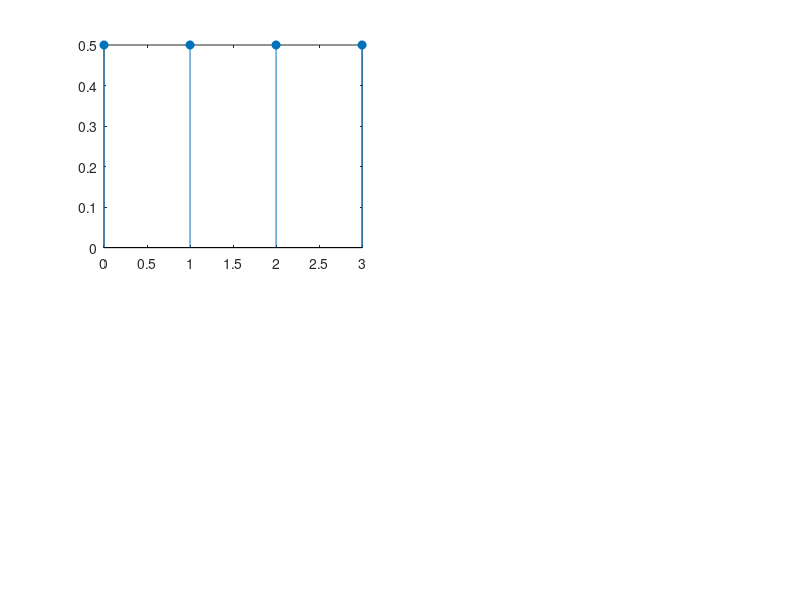

Write the MATLAB code that produced this figure. (Note: this script raises an error after producing the figure.)
%% Sample 8-4
%% 離散コサイン変換
% 基底画像
% 
% 画像処理特論
% 
% 村松 正吾 
% 
% 動作確認: MATLAB R2023a
%% Discrete cosine transform
% Basis images
% 
% Advanced Topics in Image Processing
% 
% Shogo MURAMATSU
% 
% Verified: MATLAB R2023a
% 準備
% (Preparation)

close all
% DCT点数
% (DCT points)

nPoints = 4;
% DCT基底ベクトルの抽出
% (Extraction of DCT basis vectors)
% 
% $$[\mathbf{C}_M]_{k,n}=\sqrt{\frac{2}{M}} \alpha_k\cos\frac{k(n+1∕2)\pi}{M},\ 
% k,n=0,1,\cdots,M-1$$
% 
% $$\alpha_k=\left\{\begin{array}{ll} \frac{1}{\sqrt{2}} & k=0 \\1 & k=1,2,\cdots,M-1\end{array}\right.$$
% 
% 基底ベクトル (Basis vector)
% 
% $$\mathbf{b}_k=\mathbf{C}_M^{-1}\mathbf{e}_k,\ k=0,1,\cdots,M-1$$
% 
% $$\mathbf{e}_0= (1\ 0\ \cdots\ 0)^T$$
% 
% $$\mathbf{e}_1= (0\ 1\ \cdots\ 0)^T$$
% 
% $$\vdots$$
% 
% $$\mathbf{e}_{M-1}= (0\ 0\ \cdots\ 1)^T$$

B = zeros(nPoints,nPoints);
for idx = 1:nPoints
    e = zeros(nPoints,1);
    e(idx) = 1;
    B(:,idx) = idct(e);
end
% 基底ベクトルの表示
% (Display the basis vectors)

figure(1)
for idx = 1:nPoints
    subplot(ceil(nPoints/2),2,idx);
    stem(0:nPoints-1,B(:,idx),'filled');
    ax = gca;
    ax.YLim = 1.2*[min(B(:)) max(B(:))];
    xlabel('n')
end
% DCT基底画像の抽出
% (Extraction of DCT basis images)
% 
% $$\mathbf{B}_{k,\ell}=\mathbf{C}_M^{-1}\mathbf{E}_{k,\ell}\mathbf{C}_M^{-T},\ 
% k,\ell=0,1,\cdots,M-1$$
% 
% $$\mathbf{E}_{k,\ell}= \mathbf{e}_k\mathbf{e}_\ell^T$$

B = zeros(nPoints,nPoints,nPoints^2);
iBasis = 1;
for iRow=1:nPoints
    for iCol=1:nPoints
        E = zeros(nPoints,nPoints);
        E(iRow,iCol) = 1;
        B(:,:,iBasis) = idct2(E,nPoints,nPoints);
        iBasis = iBasis + 1;
    end
end
% 基底画像の表示
% (Display the basis images)

hfig2 = figure(2);
hfig2.Color = 0.9*[1 1 1];
iBasis = 1;
for iRow=1:nPoints
    for iCol=1:nPoints
        b = B(:,:,iBasis);
        subplot(nPoints,nPoints,nPoints*(iRow-1)+iCol);
        imshow(b+.5)
        iBasis = iBasis + 1;
    end
end
% 非線形近似
% (Non-linear approximation)
% 
% 絶対値の大きな係数のみを残して再構成 (Reconst by leaving only the coefficients with large absolute 
% values)

% Ratio of remaining coefficients
coefRatio = 5 ;

% Read image
X = im2double(imread('cameraman.tif'));

% Block DCT 
U = blockproc(X,nPoints*[1 1],@(x) dct2(x.data));

% Non-linear approximation (Shrinking small coefficients to zero)
nCoefs = round(coefRatio/100*numel(U));
[~,I] = mink(U(:),numel(U)-nCoefs,'ComparisonMethod','abs');
U(I) = 0;
disp(['Sparsity: ' num2str(nnz(U(:))) '/' num2str(numel(U(:))) ])
% Block IDCT
R = blockproc(U,nPoints*[1 1],@(x) idct2(x.data));
% 非線形近似の結果表示
% (Display non-linear approximatiom result)

figure(3)
subplot(1,2,1)
imshow(X)
title('Original')
subplot(1,2,2)
imshow(R)
title(['NLA result w/ ' num2str(coefRatio) ' % Coefs. (PSNR: ' num2str(psnr(X,R)) ' dB)'])
%% 
% © Copyright, Shogo MURAMATSU, All rights reserved.
